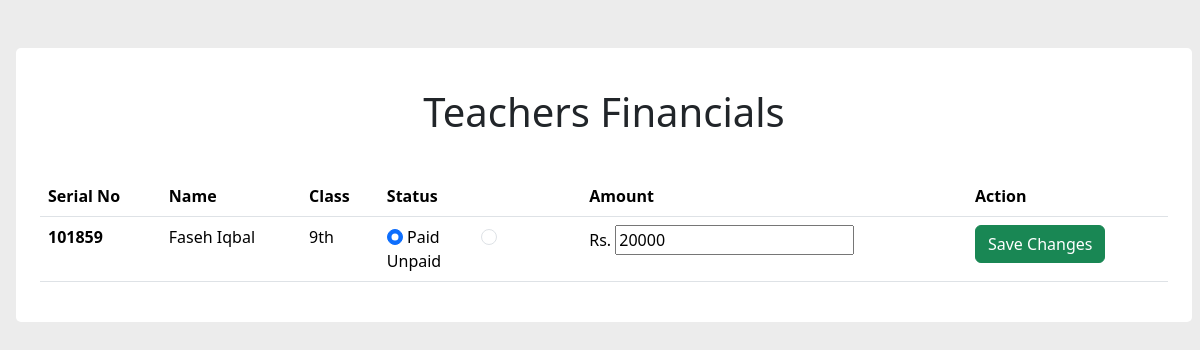
Page /tea_sal/101859 on the committed database.
### server.py (models this page shows, shortened)
class Tea_Sal(db.Model):
    sno = db.Column(db.Integer, primary_key = True)
    name = db.Column(db.String(200), nullable = False)
    classNo = db.Column(db.Integer, nullable = False)
    status = db.Column(db.String(20), nullable = False)
    amount = db.Column(db.Integer, nullable = False)
    date_admission = db.Column(db.String(100), nullable = False)

### server.py (the view)
@app.route("/tea_sal/<int:sno>")
def tea_sal(sno):
    selected_tea = Tea_Sal.query.filter_by(sno = sno).first()
    return render_template('FinanceManagement/teachers_salary.html', selected_tea = selected_tea)

### templates/FinanceManagement/teachers_salary.html (shortened to what this page needs)
<!DOCTYPE html>
<html lang="en">
<head>
    <link href="https://cdn.jsdelivr.net/npm/bootstrap@5.3.3/dist/css/bootstrap.min.css" rel="stylesheet">
</head>
<body style="background-color: rgb(236, 236, 236);">
    <div class="my-5 mx-3" style="width: 98%; background-color: white; padding: 2%; border-radius: 5px; align-self: center;">
        <h1 class="my-3" style="text-align: center;">Teachers Financials</h1>
        <br>
        <table class="table">
          <thead>
            <tr>
              <th scope="col">Serial No</th>
              <th scope="col">Name</th>
              <th scope="col">Class</th>
              <th scope="col">Status</th>
              <th scope="col">Amount</th>
              <th scope="col">Action</th>
            </tr>
          </thead>
          <form action="/tea_sal_edit/{{selected_tea.sno}}", method="POST">
          <tbody>
              <tr>
                <th scope="row">{{selected_tea.sno}}</th>
                <td>{{selected_tea.name}}</td>
                <td>{{selected_tea.classNo}}th</td>
                <td>
                  <div style="display: inline; margin-right: 20%; cursor: pointer;" >
                    <input class="form-check-input" type="radio" style="cursor: pointer;" name="fee_status{{ selected_tea.sno }}" id="paid{{ selected_tea.sno }}" value="Paid" {% if selected_tea.status == 'Paid' %} checked {% endif %}>
                    <label class="form-check-label" for="paid{{ selected_tea.sno }}" style="cursor: pointer;">
                        Paid
                      </label>
                    </div>
                    <div style="display: inline; margin-right: 20%; cursor: pointer;" >
                      <input class="form-check-input" type="radio" style="cursor: pointer;" name="fee_status{{ selected_tea.sno }}" id="unpaid{{ selected_tea.sno }}" value="Unpaid" {% if selected_tea.status == 'Unpaid' %} checked {% endif %}>
                      <label class="form-check-label" for="unpaid{{ selected_tea.sno }}" style="cursor: pointer;">
                        Unpaid
                      </label>
                    </div>
                </td>
                <td>
                  <span>Rs.</span>
                  <input type="text" name="amount" id="amount" value="{{selected_tea.amount}}">
                </td>
                <td>
                  <button type="submit" name="submit" id="submit" class="btn btn-success">Save Changes</button>
                </td>
              </tr>
          </tbody>
        </form>
        </table>
    </div>
</body>
</html>

### rows in the picture
Tea_Sal: sno "101859", name "Faseh Iqbal", classNo "9", status "☑ Paid", status "☐ Unpaid", amount "20000"
